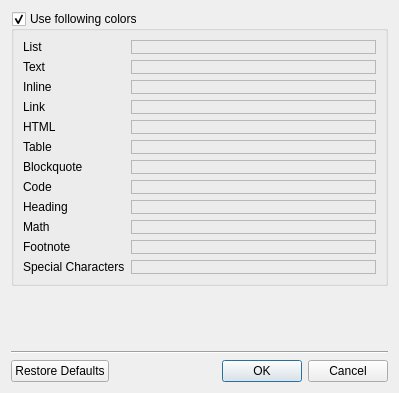
<?xml version="1.0" encoding="UTF-8"?>
<ui version="4.0">
 <author>
  SPDX-FileCopyrightText: none
  SPDX-License-Identifier: GPL-3.0-or-later
 </author>
 <class>ColorsDialog</class>
 <widget class="QDialog" name="ColorsDialog">
  <property name="geometry">
   <rect>
    <x>0</x>
    <y>0</y>
    <width>399</width>
    <height>393</height>
   </rect>
  </property>
  <property name="windowTitle">
   <string>Colors...</string>
  </property>
  <layout class="QVBoxLayout" name="verticalLayout">
   <item>
    <widget class="QGroupBox" name="colors">
     <property name="title">
      <string>Use following colors</string>
     </property>
     <property name="checkable">
      <bool>true</bool>
     </property>
     <layout class="QGridLayout" name="gridLayout">
      <item row="0" column="0">
       <widget class="QLabel" name="label">
        <property name="sizePolicy">
         <sizepolicy hsizetype="Minimum" vsizetype="Preferred">
          <horstretch>0</horstretch>
          <verstretch>0</verstretch>
         </sizepolicy>
        </property>
        <property name="text">
         <string>List</string>
        </property>
       </widget>
      </item>
      <item row="0" column="1">
       <widget class="MdShared::ColorWidget" name="listColor">
        <property name="sizePolicy">
         <sizepolicy hsizetype="Expanding" vsizetype="Preferred">
          <horstretch>0</horstretch>
          <verstretch>0</verstretch>
         </sizepolicy>
        </property>
        <property name="frameShape">
         <enum>QFrame::Shape::StyledPanel</enum>
        </property>
        <property name="frameShadow">
         <enum>QFrame::Shadow::Raised</enum>
        </property>
       </widget>
      </item>
      <item row="1" column="0">
       <widget class="QLabel" name="label_2">
        <property name="sizePolicy">
         <sizepolicy hsizetype="Minimum" vsizetype="Preferred">
          <horstretch>0</horstretch>
          <verstretch>0</verstretch>
         </sizepolicy>
        </property>
        <property name="text">
         <string>Text</string>
        </property>
       </widget>
      </item>
      <item row="1" column="1">
       <widget class="MdShared::ColorWidget" name="textColor">
        <property name="sizePolicy">
         <sizepolicy hsizetype="Expanding" vsizetype="Preferred">
          <horstretch>0</horstretch>
          <verstretch>0</verstretch>
         </sizepolicy>
        </property>
        <property name="frameShape">
         <enum>QFrame::Shape::StyledPanel</enum>
        </property>
        <property name="frameShadow">
         <enum>QFrame::Shadow::Raised</enum>
        </property>
       </widget>
      </item>
      <item row="2" column="0">
       <widget class="QLabel" name="label_3">
        <property name="sizePolicy">
         <sizepolicy hsizetype="Minimum" vsizetype="Preferred">
          <horstretch>0</horstretch>
          <verstretch>0</verstretch>
         </sizepolicy>
        </property>
        <property name="text">
         <string>Inline</string>
        </property>
       </widget>
      </item>
      <item row="2" column="1">
       <widget class="MdShared::ColorWidget" name="inlineColor">
        <property name="sizePolicy">
         <sizepolicy hsizetype="Expanding" vsizetype="Preferred">
          <horstretch>0</horstretch>
          <verstretch>0</verstretch>
         </sizepolicy>
        </property>
        <property name="frameShape">
         <enum>QFrame::Shape::StyledPanel</enum>
        </property>
        <property name="frameShadow">
         <enum>QFrame::Shadow::Raised</enum>
        </property>
       </widget>
      </item>
      <item row="3" column="0">
       <widget class="QLabel" name="label_4">
        <property name="sizePolicy">
         <sizepolicy hsizetype="Minimum" vsizetype="Preferred">
          <horstretch>0</horstretch>
          <verstretch>0</verstretch>
         </sizepolicy>
        </property>
        <property name="text">
         <string>Link</string>
        </property>
       </widget>
      </item>
      <item row="3" column="1">
       <widget class="MdShared::ColorWidget" name="linkColor">
        <property name="sizePolicy">
         <sizepolicy hsizetype="Expanding" vsizetype="Preferred">
          <horstretch>0</horstretch>
          <verstretch>0</verstretch>
         </sizepolicy>
        </property>
        <property name="frameShape">
         <enum>QFrame::Shape::StyledPanel</enum>
        </property>
        <property name="frameShadow">
         <enum>QFrame::Shadow::Raised</enum>
        </property>
       </widget>
      </item>
      <item row="4" column="0">
       <widget class="QLabel" name="label_5">
        <property name="text">
         <string>HTML</string>
        </property>
       </widget>
      </item>
      <item row="4" column="1">
       <widget class="MdShared::ColorWidget" name="htmlColor">
        <property name="frameShape">
         <enum>QFrame::Shape::StyledPanel</enum>
        </property>
        <property name="frameShadow">
         <enum>QFrame::Shadow::Raised</enum>
        </property>
       </widget>
      </item>
      <item row="5" column="0">
       <widget class="QLabel" name="label_6">
        <property name="text">
         <string>Table</string>
        </property>
       </widget>
      </item>
      <item row="5" column="1">
       <widget class="MdShared::ColorWidget" name="tableColor">
        <property name="frameShape">
         <enum>QFrame::Shape::StyledPanel</enum>
        </property>
        <property name="frameShadow">
         <enum>QFrame::Shadow::Raised</enum>
        </property>
       </widget>
      </item>
      <item row="6" column="0">
       <widget class="QLabel" name="label_7">
        <property name="text">
         <string>Blockquote</string>
        </property>
       </widget>
      </item>
      <item row="6" column="1">
       <widget class="MdShared::ColorWidget" name="blockquoteColor">
        <property name="frameShape">
         <enum>QFrame::Shape::StyledPanel</enum>
        </property>
        <property name="frameShadow">
         <enum>QFrame::Shadow::Raised</enum>
        </property>
       </widget>
      </item>
      <item row="7" column="0">
       <widget class="QLabel" name="label_8">
        <property name="text">
         <string>Code</string>
        </property>
       </widget>
      </item>
      <item row="7" column="1">
       <widget class="MdShared::ColorWidget" name="codeColor">
        <property name="frameShape">
         <enum>QFrame::Shape::StyledPanel</enum>
        </property>
        <property name="frameShadow">
         <enum>QFrame::Shadow::Raised</enum>
        </property>
       </widget>
      </item>
      <item row="8" column="0">
       <widget class="QLabel" name="label_9">
        <property name="text">
         <string>Heading</string>
        </property>
       </widget>
      </item>
      <item row="8" column="1">
       <widget class="MdShared::ColorWidget" name="headingColor">
        <property name="frameShape">
         <enum>QFrame::Shape::StyledPanel</enum>
        </property>
        <property name="frameShadow">
         <enum>QFrame::Shadow::Raised</enum>
        </property>
       </widget>
      </item>
      <item row="9" column="0">
       <widget class="QLabel" name="label_10">
        <property name="text">
         <string>Math</string>
        </property>
       </widget>
      </item>
      <item row="9" column="1">
       <widget class="MdShared::ColorWidget" name="mathColor">
        <property name="frameShape">
         <enum>QFrame::Shape::StyledPanel</enum>
        </property>
        <property name="frameShadow">
         <enum>QFrame::Shadow::Raised</enum>
        </property>
       </widget>
      </item>
      <item row="10" column="0">
       <widget class="QLabel" name="label_11">
        <property name="text">
         <string>Footnote</string>
        </property>
       </widget>
      </item>
      <item row="10" column="1">
       <widget class="MdShared::ColorWidget" name="footnoteColor">
        <property name="frameShape">
         <enum>QFrame::Shape::StyledPanel</enum>
        </property>
        <property name="frameShadow">
         <enum>QFrame::Shadow::Raised</enum>
        </property>
       </widget>
      </item>
      <item row="11" column="0">
       <widget class="QLabel" name="label_12">
        <property name="text">
         <string>Special Characters</string>
        </property>
       </widget>
      </item>
      <item row="11" column="1">
       <widget class="MdShared::ColorWidget" name="specialColor">
        <property name="frameShape">
         <enum>QFrame::Shape::StyledPanel</enum>
        </property>
        <property name="frameShadow">
         <enum>QFrame::Shadow::Raised</enum>
        </property>
       </widget>
      </item>
     </layout>
    </widget>
   </item>
   <item>
    <spacer name="verticalSpacer">
     <property name="orientation">
      <enum>Qt::Orientation::Vertical</enum>
     </property>
     <property name="sizeHint" stdset="0">
      <size>
       <width>20</width>
       <height>1</height>
      </size>
     </property>
    </spacer>
   </item>
   <item>
    <widget class="Line" name="line">
     <property name="orientation">
      <enum>Qt::Orientation::Horizontal</enum>
     </property>
    </widget>
   </item>
   <item>
    <widget class="QDialogButtonBox" name="buttonBox">
     <property name="orientation">
      <enum>Qt::Orientation::Horizontal</enum>
     </property>
     <property name="standardButtons">
      <set>QDialogButtonBox::StandardButton::Cancel|QDialogButtonBox::StandardButton::Ok|QDialogButtonBox::StandardButton::RestoreDefaults</set>
     </property>
    </widget>
   </item>
  </layout>
 </widget>
 <customwidgets>
  <customwidget>
   <class>MdShared::ColorWidget</class>
   <extends>QFrame</extends>
   <header>color_widget.hpp</header>
   <container>1</container>
  </customwidget>
 </customwidgets>
 <resources/>
 <connections>
  <connection>
   <sender>buttonBox</sender>
   <signal>accepted()</signal>
   <receiver>ColorsDialog</receiver>
   <slot>accept()</slot>
   <hints>
    <hint type="sourcelabel">
     <x>248</x>
     <y>254</y>
    </hint>
    <hint type="destinationlabel">
     <x>157</x>
     <y>274</y>
    </hint>
   </hints>
  </connection>
  <connection>
   <sender>buttonBox</sender>
   <signal>rejected()</signal>
   <receiver>ColorsDialog</receiver>
   <slot>reject()</slot>
   <hints>
    <hint type="sourcelabel">
     <x>316</x>
     <y>260</y>
    </hint>
    <hint type="destinationlabel">
     <x>286</x>
     <y>274</y>
    </hint>
   </hints>
  </connection>
 </connections>
</ui>
